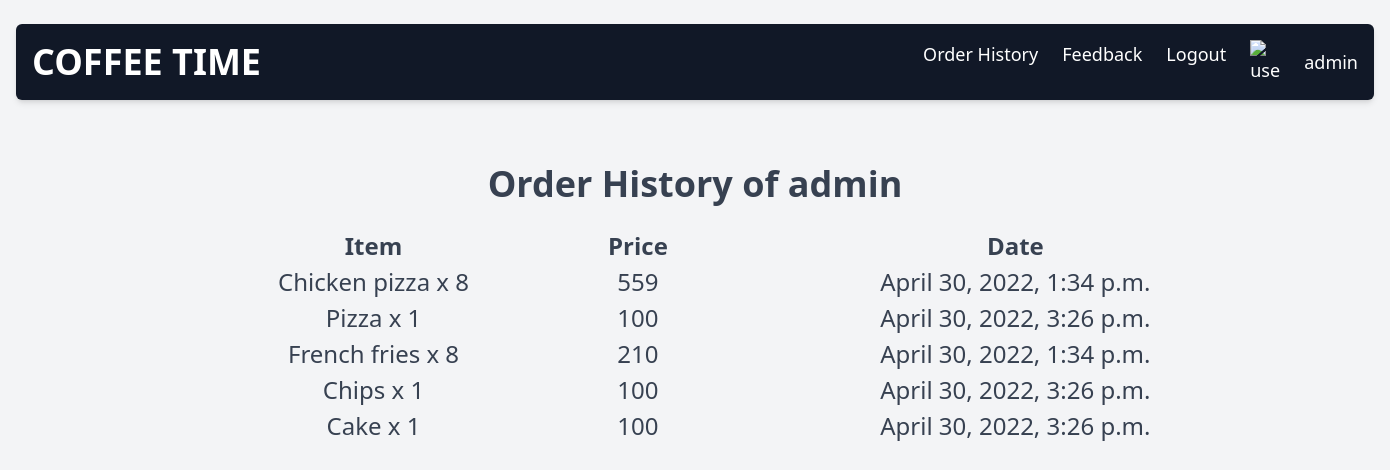
The app's page /order_history/ (signed in), older data.
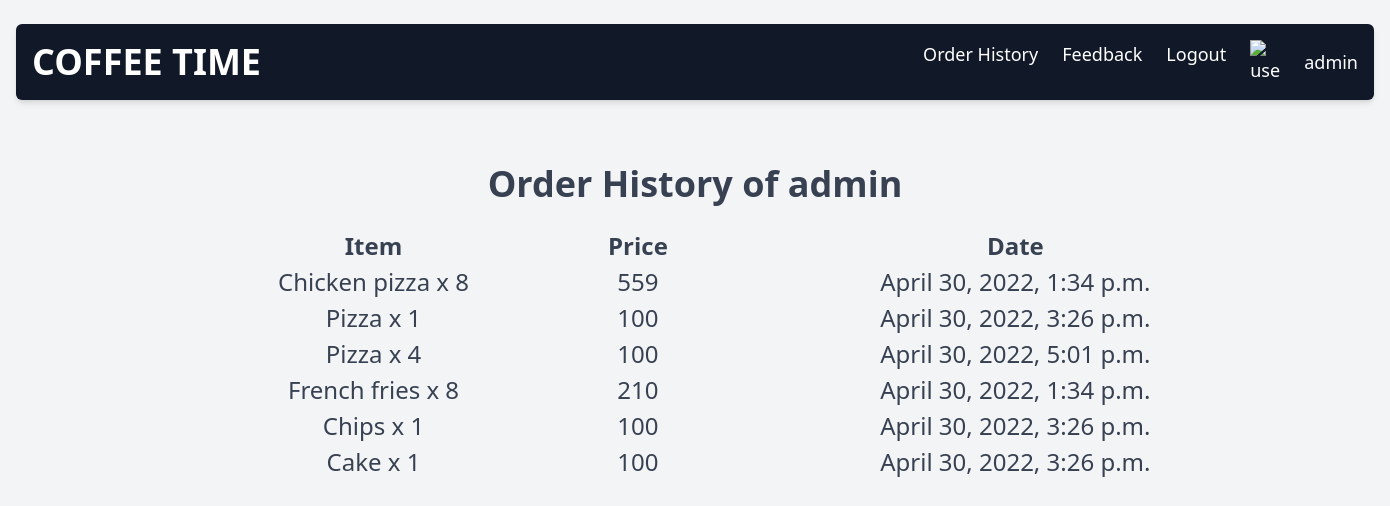
The same page, newer data.
### shop/models.py (models this page shows, shortened)
class OrderHistory(Model):
    user = CharField(max_length=200)
    product = CharField(max_length=200)
    date = DateTimeField(default=timezone.now())
    price = PositiveIntegerField()

### shop/views.py (the view)
# urls.py: path("order_history/", order_history, name="order_history"),
@login_required
def order_history(request):
    user = request.user
    orders = OrderHistory.objects.filter(user=user)
    result = []
    for order in orders:
        item = {
            'item': order.product,
            'price': order.price,
            'date': order.date,
        }
        result.append(item)
    res = [dict(t) for t in {tuple(d.items()) for d in result}]
    for r in res:
        r['count'] = result.count(r)
    return render(request, 'shop/order_history.html', {'orders': res, 'user': request.user})

### shop/templates/shop/order_history.html
{% extends 'theme/base_logged_in.html' %}
{% block content %}
    <h1 class="text-4xl text-center py-6 font-bold">Order History of {{ user }}</h1>
    <div class="text-center" style="width: 100vw; position: absolute;left: 15%">
        <table style="font-size: x-large">
            <thead>
            <tr>
                <th style="padding: 0 5vw">Item</th>
                <th style="padding: 0 5vw">Price</th>
                <th style="padding: 0 5vw; width: 40vw">Date</th>
            </tr>
            </thead>
            <tbody>
            {% for order in orders %}
                <tr>
                    <td style="padding: 0 5vw">{{ order.item }} x {{ order.count }}</td>
                    <td style="padding: 0 5vw">{{ order.price }}</td>
                    <td style="padding: 0 5vw; width: 40vw">{{ order.date }}</td>
                </tr>
            {% endfor %}
            </tbody>
        </table>
    </div>
{% endblock content %}

### theme/templates/theme/base_logged_in.html (shortened to what this page needs)
{% load static %}
<!DOCTYPE html>
<html lang="en">
<head>
    <link rel="stylesheet" href="{% static 'theme/tailwind.css' %}">
    <link rel="stylesheet" href="{% static 'theme/styling.css' %}">
</head>
<body>
{% include 'theme/navbar_logged_in.html' %}
<div class='p-4'>
    {% block content %}{% endblock content %}
</div>
</body>
</html>

### theme/templates/theme/navbar_logged_in.html
<header class='px-4 py-6'>
    <nav class='flex items-center justify-between p-4 text-white bg-gray-900 rounded-md shadow-md'>
        <h1 class='text-4xl font-bold uppercase'>
            <a href="{% url 'home' %}">Coffee Time</a>
        </h1>
        <ul class='flex gap-6 text-lg'>
            <li>
                <a class='hover:text-indigo-300' href="{% url 'order_history' %}">Order History</a>
            </li>
            <li>
                <a class='hover:text-indigo-300' href="{% url 'feedback' %}">Feedback</a>
            </li>
            <li>
                <a class='hover:text-indigo-300' href="{% url 'logout' %}">Logout</a>
            </li>
            <li>
                <img width="30" height="30"
                     src="https://media.istockphoto.com/vectors/user-icon-flat-isolated-on-white-background-user-symbol-vector-vector-id1300845620?k=20&m=1300845620&s=612x612&w=0&h=f4XTZDAv7NPuZbG0habSpU0sNgECM0X7nbKzTUta3n8="
                     alt="user: ">
            </li>
            <button onclick="onUserButtonClick()">{{ user }}</button>
        </ul>
    </nav>
</header>

Row changes from the older to the newer data that the page shows:
added OrderHistory: item "Pizza", date "April 30, 2022, 5:01 p.m."
Text that changed along with them:
new list line: "x 4 100"
